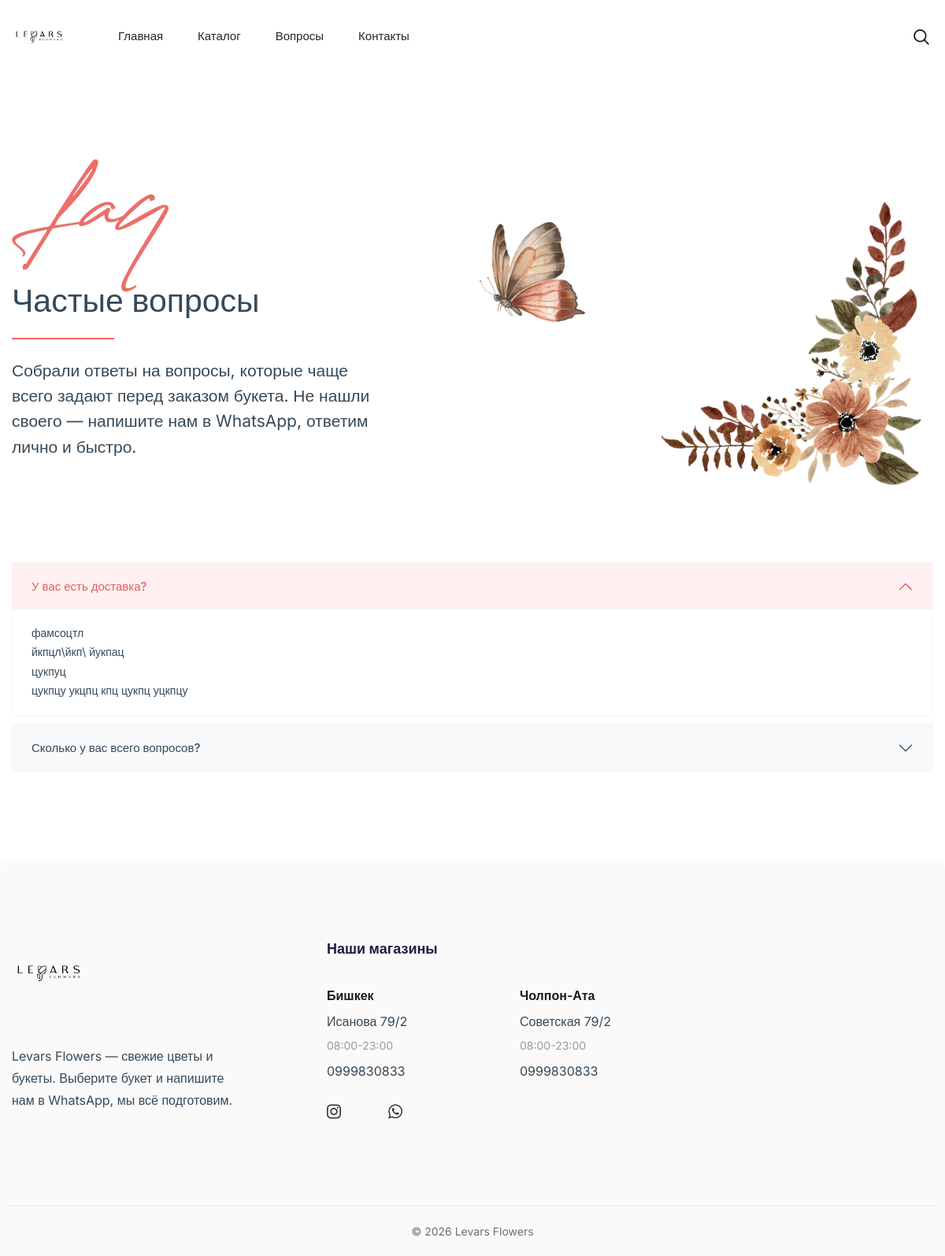
Screenshot of /faq/ with the database file from the repository.
### shop/models.py (models this page shows, shortened)
class FAQ(models.Model):
    question = models.CharField('Вопрос', max_length=300)
    answer = models.TextField('Ответ')
    order = models.PositiveIntegerField('Порядок', default=0)
    is_active = models.BooleanField('Показывать', default=True)
    class Meta:
        ordering = ['order']
        verbose_name = 'Вопрос-ответ'
        verbose_name_plural = 'FAQ'

class Store(models.Model):
    city = models.CharField('Город', max_length=100)
    address = models.CharField('Адрес', max_length=300)
    working_hours = models.CharField('Часы работы', max_length=100, blank=True)
    phone = models.CharField('Телефон', max_length=30, blank=True)
    map_link = models.URLField(
        'Ссылка на карту', blank=True,
        help_text='Ссылка на Google Карты или 2ГИС. В приложении откройте точку на карте, нажмите «Поделиться» и скопируйте ссылку.',
    )
    order = models.PositiveIntegerField('Порядок', default=0)
    is_active = models.BooleanField('Показывать', default=True)
    class Meta:
        ordering = ['order']
        verbose_name = 'Магазин'
        verbose_name_plural = 'Магазины'

### shop/views.py (the view)
# urls.py: path('faq/', views.faq, name='faq'),
def faq(request):
    return render(request, 'shop/faq.html', {'faqs': FAQ.objects.filter(is_active=True)})

### shop/context_processors.py (called while the page is built)
def site_context(request):
    return {
        'site': SiteSettings.load(),
        'nav_categories': Category.objects.all(),
        'stores': Store.objects.filter(is_active=True),
    }

### shop/models.py (called while the page is built)
    @classmethod
    def load(cls):
        obj, _ = cls.objects.get_or_create(pk=1)
        return obj

### shop/templatetags/shop_tags.py (called while the page is built)
@register.simple_tag(takes_context=True)
def whatsapp_url(context, product=None):
    site = context.get('site')
    number = ''.join(ch for ch in (site.whatsapp if site else '') if ch.isdigit())
    if not number:
        return '#'
    if product is None:
        text = 'Здравствуйте! Хочу сделать заказ.'
    else:
        request = context.get('request')
        link = request.build_absolute_uri(product.get_absolute_url()) if request else ''
        price = f'{product.price} {site.currency}'.strip()
        text = f'Здравствуйте! Хочу заказать: {product.name} — {price}\n{link}'.strip()
    return f'https://wa.me/{number}?text={quote(text)}'

### shop/templates/shop/faq.html (shortened to what this page needs)
{% extends 'shop/base.html' %}
{% load static %}
{% block content %}
<section class="faq-area section-space">
    <div class="container">
        <div class="row flex-xl-row-reverse align-items-center">
            <div class="col-lg-6 col-xl-7">
                <div class="faq-thumb">
                    <img src="{% static 'assets/images/banners/faq_banner.png' %}" width="601" height="368" alt="Levars Flowers">
                </div>
            </div>
            <div class="col-lg-6 col-xl-5">
                <div class="faq-content">
                    <div class="faq-text-img"><img src="{% static 'assets/images/photos/faq.webp' %}" width="199" height="169" alt=""></div>
                    <h2 class="faq-title">Частые вопросы</h2>
                    <div class="faq-line"></div>
                    <p class="faq-desc">Собрали ответы на вопросы, которые чаще всего задают перед заказом букета. Не нашли своего — напишите нам в WhatsApp, ответим лично и быстро.</p>
                </div>
            </div>
        </div>
        <div class="row mt-8">
            <div class="col-12">
                <div class="accordion" id="FaqAccordion">
                    {% for item in faqs %}
                    <div class="accordion-item">
                        <h2 class="accordion-header" id="heading{{ forloop.counter }}">
                            <button class="accordion-button{% if not forloop.first %} collapsed{% endif %}" type="button" data-bs-toggle="collapse" data-bs-target="#collapse{{ forloop.counter }}" aria-expanded="{% if forloop.first %}true{% else %}false{% endif %}" aria-controls="collapse{{ forloop.counter }}">
                                {{ item.question }}
                            </button>
                        </h2>
                        <div id="collapse{{ forloop.counter }}" class="accordion-collapse collapse{% if forloop.first %} show{% endif %}" aria-labelledby="heading{{ forloop.counter }}" data-bs-parent="#FaqAccordion">
                            <div class="accordion-body">
                                <p>{{ item.answer|linebreaksbr }}</p>
                            </div>
                        </div>
                    </div>
                    {% empty %}
                    <p class="text-center">Вопросы скоро появятся.</p>
                    {% endfor %}
                </div>
            </div>
        </div>
    </div>
</section>
{% endblock %}

### shop/templates/shop/base.html (shortened to what this page needs)
{% load static shop_tags %}
<!DOCTYPE html>
<html class="no-js" lang="ru">
<head>
    <link rel="stylesheet" href="{% static 'assets/css/vendor/bootstrap.min.css' %}">
    <link rel="stylesheet" href="{% static 'assets/css/plugins/swiper-bundle.min.css' %}">
    <link rel="stylesheet" href="{% static 'assets/css/plugins/font-awesome.min.css' %}">
    <link rel="stylesheet" href="{% static 'assets/css/plugins/fancybox.min.css' %}">
    <link rel="stylesheet" href="{% static 'assets/css/plugins/nice-select.css' %}">
    <link rel="stylesheet" href="{% static 'assets/css/style.min.css' %}">
</head>
<body>
    <div class="wrapper">
        <header class="header-area sticky-header {% block header_class %}{% endblock %}">
            <div class="container">
                <div class="row align-items-center">
                    <div class="col-5 col-lg-2 col-xl-1">
                        <div class="header-logo">
                            <a href="{% url 'home' %}">
                                <img class="logo-main" src="{% static 'assets/images/logo_levars_black.png' %}" width="95" height="68" alt="Levars Flowers" />
                            </a>
                        </div>
                    </div>
                    <div class="col-lg-7 col-xl-7 d-none d-lg-block">
                        <div class="header-navigation ps-7">
                            <ul class="main-nav justify-content-start">
                                <li><a href="{% url 'home' %}">Главная</a></li>
                                <li{% if nav_categories %} class="has-submenu"{% endif %}><a href="{% url 'catalog' %}">Каталог</a>
                                </li>
                                <li><a href="{% url 'faq' %}">Вопросы</a></li>
                                <li><a href="#contacts">Контакты</a></li>
                            </ul>
                        </div>
                    </div>
                    <div class="col-7 col-lg-3 col-xl-4">
                        <div class="header-action justify-content-end">
                            <button class="header-action-btn ms-0" type="button" data-bs-toggle="offcanvas" data-bs-target="#AsideOffcanvasSearch" aria-controls="AsideOffcanvasSearch">
                                <span class="icon">
                </span>
                            </button>
                        </div>
                    </div>
                </div>
            </div>
        </header>
        <main class="main-content">
            {% block content %}{% endblock %}
        </main>
        <footer class="footer-area" id="contacts">
            <div class="footer-main">
                <div class="container">
                    <div class="row">
                        <div class="col-md-6 col-lg-4">
                            <div class="widget-item">
                                <div class="widget-about">
                                    <a class="widget-logo" href="{% url 'home' %}">
                                        <img src="{% static 'assets/images/logo_levars_black.png' %}" width="95" height="68" alt="Levars Flowers">
                                    </a>
                                    <p class="desc">Levars Flowers — свежие цветы и букеты. Выберите букет и напишите нам в WhatsApp, мы всё подготовим.</p>
                                </div>
                            </div>
                        </div>
                        <div class="col-md-6 col-lg-5 mt-lg-0 mt-6">
                            <div class="widget-item">
                                <h4 class="widget-title">Наши магазины</h4>
                                <div class="row g-4">
                                    {% for store in stores %}
                                    <div class="col-sm-6">
                                        <p class="store-city mb-1">{{ store.city }}</p>
                                        <p class="mb-1">
                                            {% if store.map_link %}<a href="{{ store.map_link }}" target="_blank" rel="noopener">{{ store.address }}</a>{% else %}{{ store.address }}{% endif %}
                                        </p>
                                        {% if store.working_hours %}<p class="store-hours mb-1">{{ store.working_hours }}</p>{% endif %}
                                        {% if store.phone %}<p class="mb-0"><a href="tel:{{ store.phone }}">{{ store.phone }}</a></p>{% endif %}
                                    </div>
                                    {% empty %}
                                    <div class="col-12"><p class="mb-0">Скоро добавим адреса магазинов.</p></div>
                                    {% endfor %}
                                </div>
                                {% if site.whatsapp or site.instagram %}
                                <div class="widget-social mt-4">
                                    {% if site.instagram %}<a href="{{ site.instagram }}" target="_blank" rel="noopener" aria-label="Instagram"><i class="fa fa-instagram"></i></a>{% endif %}
                                    {% if site.whatsapp %}<a href="{% whatsapp_url %}" target="_blank" rel="noopener" aria-label="WhatsApp"><i class="fa fa-whatsapp"></i></a>{% endif %}
                                </div>
                                {% endif %}
                            </div>
                        </div>
                    </div>
                </div>
            </div>
            <div class="footer-bottom">
                <div class="container pt-0 pb-0">
                    <div class="footer-bottom-content">
                        <p class="copyright">© {% now "Y" %} Levars Flowers</p>
                    </div>
                </div>
            </div>
        </footer>
    </div>
</body>
</html>

### rows the page displays
FAQ: question "У вас есть доставка?", answer "фамсоцтл йкпцл\\йкп\\ йукпац цукпуц цукпцу укцпц кпц цукпц уцкпцу"
FAQ: question "Сколько у вас всего вопросов?"
Store: city "Бишкек", address "Исанова 79/2", working_hours "08:00-23:00", phone "0999830833"
Store: city "Чолпон-Ата", address "Советская 79/2", working_hours "08:00-23:00", phone "0999830833"
